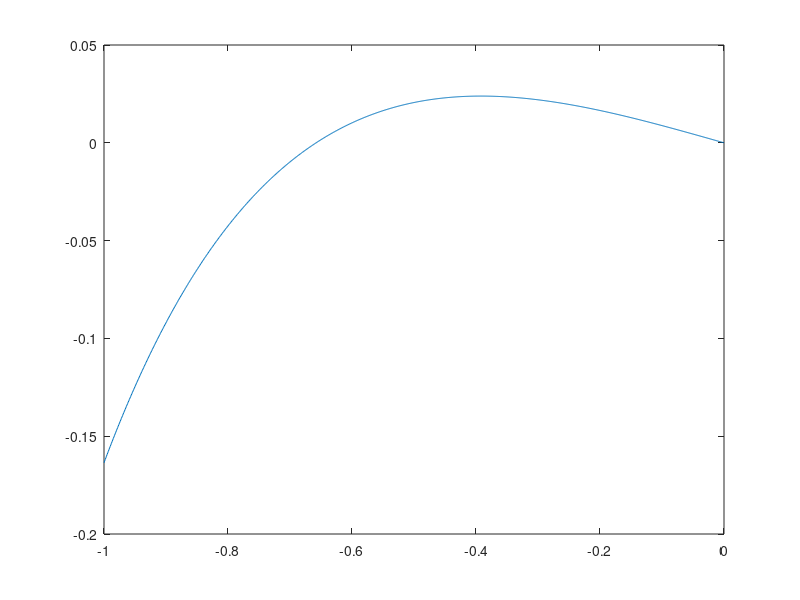
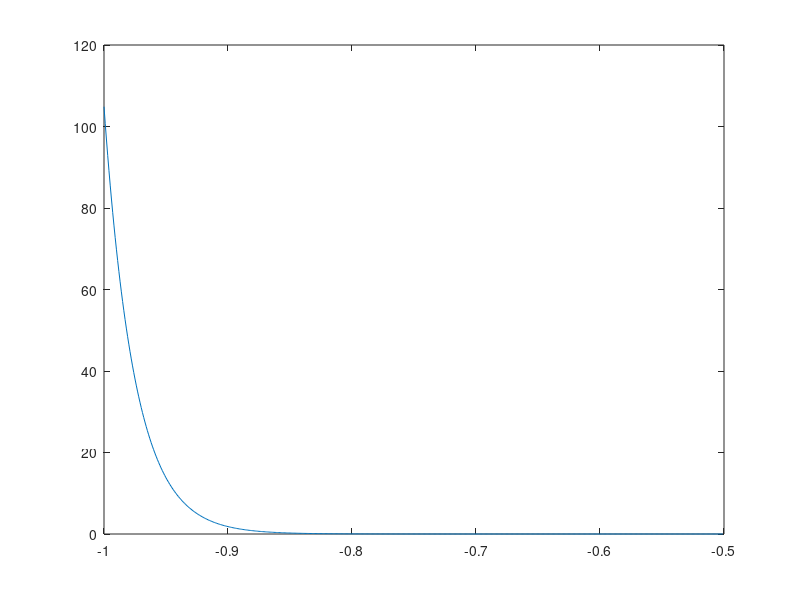
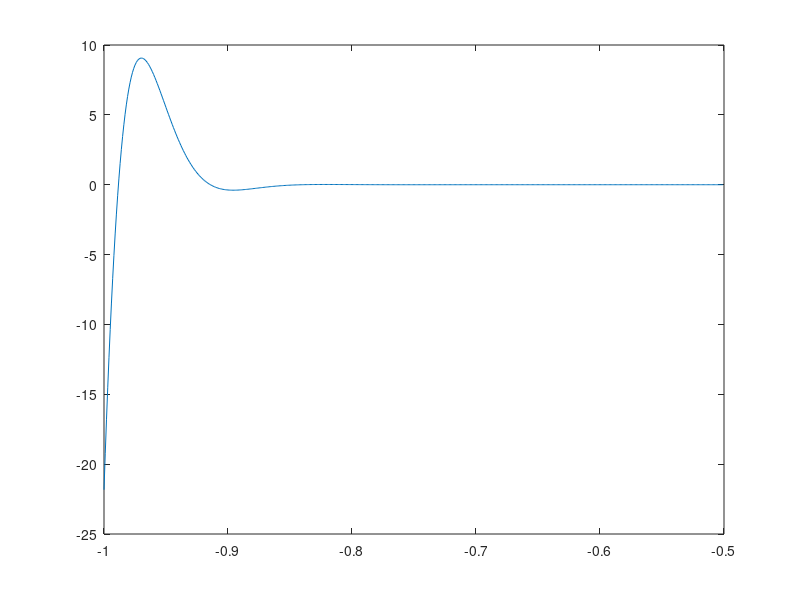

The MATLAB script that drew these images, in order:
clear all; close all; clc

% Load
S_max = 200e8; % [N/m^2]
R_load = 0.1; % [-]

% Total number of cycles
N = 1e9; % [-]

% Adherent
E   = 70e9; % [Pa]
t   = 0.0016; % [m]
v   = 0.34; % [-]
% Strap (upper, long adherent) length
L_1 = 32*0.0016*(1+1.25); % [m]
% lap (lower, short adherent) length
L_2 = 32*0.0016; % [m]

% Adhesive
t_a = 0.078*0.0016; % [m]
E_a = 0.04*70e9; % [Pa]
G_a = 1.1e9; % [Pa]
v_a = 0.4; % [-]

% Initial crack length
b = 0; % [m]

%% Geometry

% See notes for the FBD and load signs

% Total length
L   = L_1;
% Overlap length
l_A = (L - L_2) +b;
% Free adherent length
l_B = L_2 - b;

% Re-Define to match the definitions used in the book
l = l_A;
c = l_B;

% Angle neutral axis w.r.t. adherent neutral axis
alpha = (t + t_a)/(2*(l+c));

% Adherent stiffnesses
% Free adherent
D_11 = E*t^3/12;
% Overlap region (lumped together)
D_00 = 2*E*(t^3/12+t*(t/2+t_a/2)^2) + E_a*t_a^3/12;

% Axial stiffness - free adherent
A_11 = E * t + E_a*t_a;
% Axial stiffness - overlap region (lumped together)
% Note: adhesive ignored
A_22 = E * (t + t) + E_a*t_a;

%% Applied load

% Note: F in this solution is the horizontal component of the load P (P =
% applied along the neutral line axis)
P=(8/l_B)^2*D_11;
F = P * (l+c)/ sqrt((l+c)^2+(t_a/2+t/2)^2);

% To compare with plots in the book
%F = (8/c)^2*D_11;

%% Axis preperation

% x-vector spanning the free adherent length 
x1 = 0:l_A/1000:l_A;
% x-vector spanning the overlap length
x0 = -l_B:l_B/1000:0;
% x-vector spanning the entire length
x = [x1 x0+l_B+l_A];

%% Step 1 - Displacements and forces

% Roller-Roller BC
beta_k = sqrt(F/D_11);
beta_0 = sqrt(F/D_00);

% Y instead of A for the integration constants
Y_1 = -1 * (beta_0*(t + t_a) * cosh(beta_0*c)) / (2*(beta_0*sinh(beta_k*l)*cosh(beta_0*c) + beta_k*cosh(beta_k*l)*sinh(beta_0*c)));
B_1 = -1 * (beta_k*(t + t_a) * cosh(beta_k*l)) / (2*(beta_0*sinh(beta_k*l)*cosh(beta_0*c) + beta_k*cosh(beta_k*l)*sinh(beta_0*c)));
Y_0 = 0;
B_0 = 0;

% Vertical displacement of the free adherent
w1 = Y_1 * sinh(beta_k * x1) + alpha * x1;
% Vertical desiplacement of the overlap region
w0 = B_1 * sinh(beta_0 * x0) + alpha * x0;

% Bending moment of the free adherent
M1 = -D_11 * Y_1 * beta_k^2 * sinh(beta_k .* x1);
% Bending moment of the overlap region
M0 = -D_00 * B_1 * beta_0^2 * sinh(beta_0 .* x0);

Q1 = -D_11 * Y_1 * beta_k^3 * cosh(beta_k*x1);
Q0 = -D_00 * B_1 * beta_0^3 * cosh(beta_0*x0);
        
% Edge Moment Factor
%k = 1/(1+(beta_k/beta_0)*tanh(beta_0*c)*coth(beta_k*l));
%k = 1/(1+sqrt(D_00/D_11)*tanh(sqrt(D_11/D_00)*beta_k*c)*coth(beta_k*l));

%% Step 2 - Stresses

% Find the integration constants
alpha_k = A_11 * t^2 / (4 * D_11);
alpha_a = (1 + alpha_k) / 4;
 
M_k = M1(end)
 
V_k = 0;
V_k = Q1(end)
 
beta_s = sqrt(2)/2 * (2*E_a / (D_11*t_a))^(1/4);
beta_t = sqrt(8 * G_a / (A_11*t_a));
beta_a = sqrt(alpha_a * beta_t^2);

B_s1 = M_k*(sinh(beta_s*c*cos(beta_s*c))+cosh(beta_s*c)*sin(beta_0*c)) + V_k/beta_s*sinh(beta_s*c)*sin(beta_s*c);
B_s4 = M_k*(sinh(beta_s*c*cos(beta_s*c))-cosh(beta_s*c)*sin(beta_0*c)) + V_k/beta_s*cosh(beta_s*c)*cos(beta_s*c);

% Adhesive shear stress
shear_a = beta_t*(F*t+6*M_k)*cosh(beta_t*x0)/(8*t*sinh(beta_t*c) + 3*(F*t-2*M_k)/(8*t*c));
% Adheisve peel stress
peel_a = 2*beta_s^2*(B_s1*sinh(beta_s*x0).*sin(beta_s*x0)+B_s4*cosh(beta_s*x0).*cos(beta_s*x0)) / (sinh(2*beta_s*c)+sin(2*beta_s*c));

figure(1)
plot(x0/l_B,-w0/t)

figure(2)
plot(x0(1:end/2)/l_B,shear_a(1:end/2)/10^6)

figure(3)
plot(x0(1:end/2)/l_B,peel_a(1:end/2)/10^6)




% Clamped-Clamped BC
%A_1 = beta_0*(2*cosh(beta_0*c)*sinh(beta_0*c)*beta_0*t+2*cosh(beta_0*c)*sinh(beta_0*c)*beta_0*t_a+cosh(beta_0*c)*sinh(beta_k*l)*beta_k*t+cosh(beta_0*c)*sinh(beta_k*l)*beta_k*t_a-cosh(beta_k*l)*sinh(beta_0*c)*beta_0*t-cosh(beta_k*l)*sinh(beta_0*c)*beta_0*t_a-beta_0*sinh(beta_0*c)*t-beta_0*sinh(beta_0*c)*t_a-sinh(beta_k*l)*beta_k*t-sinh(beta_k*l)*beta_k*t_a)/(2*(cosh(beta_0*c)*sinh(beta_0*c)*beta_0^2*beta_k*c+cosh(beta_0*c)*sinh(beta_0*c)*beta_0^2*beta_k*l+cosh(beta_0*c)*sinh(beta_k*l)*beta_0*beta_k^2*c+cosh(beta_0*c)*sinh(beta_k*l)*beta_0*beta_k^2*l-cosh(beta_0*c)*sinh(beta_0*c)*beta_0*beta_k*c-cosh(beta_0*c)*sinh(beta_0*c)*beta_0*beta_k*l+cosh(beta_k*l)*sinh(beta_0*c)*beta_0*beta_k*c+cosh(beta_k*l)*sinh(beta_0*c)*beta_0*beta_k*l+cosh(beta_0*c)^2*beta_0*beta_k-2*cosh(beta_0*c)*cosh(beta_k*l)*beta_0*beta_k+cosh(beta_k*l)^2*beta_0*beta_k-sinh(beta_0*c)^2*beta_0*beta_k-sinh(beta_0*c)*sinh(beta_k*l)*beta_0^2-sinh(beta_0*c)*sinh(beta_k*l)*beta_k^2-sinh(beta_k*l)^2*beta_0*beta_k));
%A_2 = (-cosh(beta_0*c)*sinh(beta_0*c)*beta_0*beta_k*c*t-cosh(beta_0*c)*sinh(beta_0*c)*beta_0*beta_k*c*t_a-cosh(beta_0*c)*sinh(beta_0*c)*beta_0*beta_k*l*t-cosh(beta_0*c)*sinh(beta_0*c)*beta_0*beta_k*l*t_a-cosh(beta_0*c)*sinh(beta_0*c)*beta_k*c*t-cosh(beta_0*c)*sinh(beta_0*c)*beta_k*c*t_a-cosh(beta_0*c)*sinh(beta_0*c)*beta_k*l*t-cosh(beta_0*c)*sinh(beta_0*c)*beta_k*l*t_a+cosh(beta_0*c)^2*beta_k*t+cosh(beta_0*c)^2*beta_k*t_a-cosh(beta_0*c)*cosh(beta_k*l)*beta_k*t-cosh(beta_0*c)*cosh(beta_k*l)*beta_k*t_a+sinh(beta_0*c)^2*beta_k*t+sinh(beta_0*c)^2*beta_k*t_a+sinh(beta_0*c)*sinh(beta_k*l)*beta_0*t+sinh(beta_0*c)*sinh(beta_k*l)*beta_0*t_a+sinh(beta_0*c)*beta_k*c*t+sinh(beta_0*c)*beta_k*c*t_a+sinh(beta_0*c)*beta_k*l*t+sinh(beta_0*c)*beta_k*l*t_a-cosh(beta_0*c)*beta_k*t-cosh(beta_0*c)*beta_k*t_a+cosh(beta_k*l)*beta_k*t+cosh(beta_k*l)*beta_k*t_a)*beta_0/(2*(cosh(beta_0*c)*sinh(beta_0*c)*beta_0^2*beta_k*c+cosh(beta_0*c)*sinh(beta_0*c)*beta_0^2*beta_k*l+cosh(beta_0*c)*sinh(beta_k*l)*beta_0*beta_k^2*c+cosh(beta_0*c)*sinh(beta_k*l)*beta_0*beta_k^2*l-cosh(beta_0*c)*sinh(beta_0*c)*beta_0*beta_k*c-cosh(beta_0*c)*sinh(beta_0*c)*beta_0*beta_k*l+cosh(beta_k*l)*sinh(beta_0*c)*beta_0*beta_k*c+cosh(beta_k*l)*sinh(beta_0*c)*beta_0*beta_k*l+cosh(beta_0*c)^2*beta_0*beta_k-2*cosh(beta_0*c)*cosh(beta_k*l)*beta_0*beta_k+cosh(beta_k*l)^2*beta_0*beta_k-sinh(beta_0*c)^2*beta_0*beta_k-sinh(beta_0*c)*sinh(beta_k*l)*beta_0^2-sinh(beta_0*c)*sinh(beta_k*l)*beta_k^2-sinh(beta_k*l)^2*beta_0*beta_k));

% Avoids the MATLAB rounding error
% a11 = beta_k*beta_0*(l+c)*cosh(beta_0*c)-beta_k*sinh(beta_0*c)-beta_0*sinh(beta_k*l);
% a12 = beta_0*(cosh(beta_0*c)-cosh(beta_k*l));
% c1  = (t+t_a)/2*beta_0*(cosh(beta_0*c)-1);
% 
% a21 = beta_k*(cosh(beta_0*c)-cosh(beta_k*l))-beta_k*(l+c)*sinh(beta_0*c);
% a22 = -1*(beta_k*sinh(beta_k*l)+beta_0*sinh(beta_0*c));
% c2  = (t+t_a)/2*beta_0*sinh(beta_0*c);
% 
% Values =  [a11 a12 ; a21 a22]^(-1) * [c1 ; c2];
% 
% A_1 = Values(1);
% A_2 = Values(2);
% 
% B_1 = beta_k/beta_0*A_1;
% B_2 = A_2+A_1*beta_k*(l+c)+(t+t_a)/2;
% 
% M_A = -A_2*F;
% R_A = -beta_k*A_1*F;
% M_B = -B_2*F;
% R_B = beta_0*B_1*F;
% 
% M_B - M_A + F*(t + t_a)/2 - R_A*(l+c)
% 
% w1 = A_1 * sinh(beta_k*x1) + A_2*cosh(beta_k*x1) + R_A/F*x1 + M_A/F;
% w0 = B_1 * sinh(beta_0*x0) + B_2*cosh(beta_0*x0) - R_B/F*x0 + M_B/F;

%w11 = A_1*sqrt(F)*sinh(sqrt(F)*x_1/sqrt(D_11))/sqrt(D_11)+B_1*sqrt(F)*cosh(sqrt(F)*x_1/sqrt(D_11))/sqrt(D_11)-R_A/F;
%w22 = A_0*sqrt(F)*sinh(sqrt(F)*x_0/sqrt(D_2))/sqrt(D_2)+B_0*sqrt(F)*cosh(sqrt(F)*x_0/sqrt(D_2))/sqrt(D_2)+R_A/F;

% figure(1)
% hold on
% plot(x, -[w1 w0]/t, 'g')
% plot(x(length(w1)+1:end), -w0/t, 'r')
% hold off

% w11 = A_1*(sinh(beta_k*x1)-beta_k*x1)+A_2*(cosh(beta_k*x1)-1);
% w00 = A_1*(beta_k/beta_0*(sinh(beta_0*x0)-beta_0*x0)+ ...
%             beta_k*(l+c)*(cosh(beta_0*x0)-1)) ...
%             +A_2*(cosh(beta_0*x0)-1)+(t+t_a)/2*(cosh(beta_0*x0)-1);